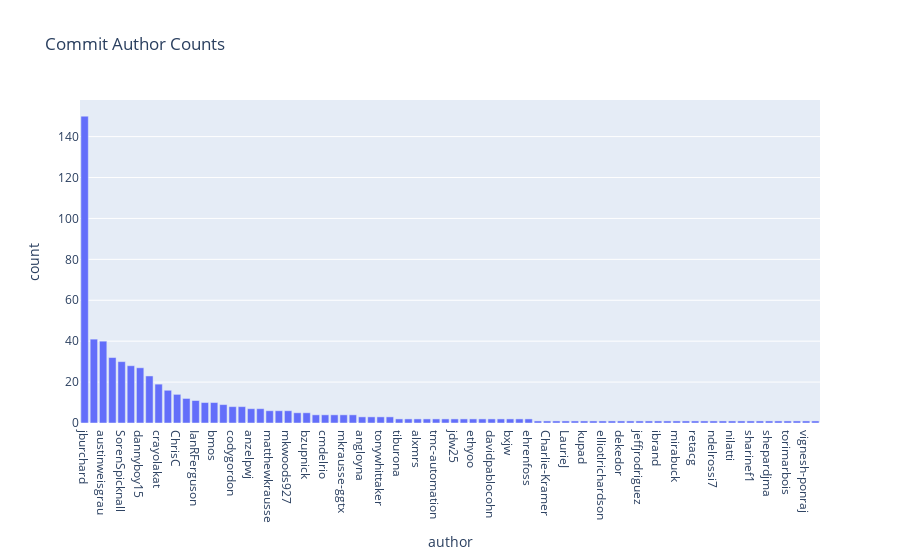

The notebook cell saved with this chart:
### Markdown cell above
## Commits: Author, Counts

### Code cell
commits = pd.read_csv('data/commits.csv')

author_counts = commits.value_counts(subset=['author'])

author_counts = author_counts.reset_index()

author_counts.sort_values(by='count', ascending=False, inplace=True)

fig = px.bar(data_frame=author_counts, x='author', y='count', title='Commit Author Counts')

fig.show()

### Figure 1 — Plotly figure (JSON) as saved in the notebook; plotly's stock layout.template omitted (floating-point values rounded to 4 significant figures)
{"data": [{"alignmentgroup": "True", "hovertemplate": "author=%{x}<br>count=%{y}<extra></extra>", "legendgroup": "", "marker": {"color": "#636efa", "pattern": {"shape": ""}}, "name": "", "offsetgroup": "", "orientation": "v", "showlegend": false, "textposition": "auto", "type": "bar", "x": ["jburchard", "shaunagm", "austinweisgrau", "ydamit", "SorenSpicknall", "rgriff23", "dannyboy15", "dependabot[bot]", "crayolakat", "schuyler1d", "ChrisC", "Jason94", "IanRFerguson", "KasiaHinkson", "bmos", "cmc333333", "codygordon", "sharinetmc", "anzelpwj", "talevy42", "matthewkrausse", "NirTatcher", "mkwoods927", "sjwmoveon", "bzupnick", "AndrewRook", "cmdelrio", "pjsier", "mkrausse-ggtx", "Tomiiwa", "angloyna", "technicalex", "tonywhittaker", "neverett", "tiburona", "shduttacheezit", "alxmrs", "agreenspan24", "tmc-automation", "salice", "jdw25", "joemcl", "ethyoo", "coreyhaines", "davidpablocohn", "gcollazo", "bxjw", "coastlines", "ehrenfoss", "0saurabh0", "Charlie-Kramer", "Frydafly", "LaurieJ", "lisamessier", "kupad", "joe-irving", "elliotlrichardson", "benstroud", "dekedor", "donsmithsf", "jeffjrodriguez", "graemelorimer", "ibrand", "jafayer", "mirabuck", "scmora", "retacg", "schlich", "ndelrossi7", "mroswell", "nilatti", "nmannes", "sharinef1", "thebbennett", "shepardjma", "strangeways", "torimarbois", "tracy-u", "vignesh-ponraj", "willyraedy"], "xaxis": "x", "y": [150, 41, 40, 32, 30, 28, 27, 23, 19, 16, 14, 12, 11, 10, 10, 9, 8, 8, 7, 7, 6, 6, 6, 5, 5, 4, 4, 4, 4, 4, 3, 3, 3, 3, 2, 2, 2, 2, 2, 2, 2, 2, 2, 2, 2, 2, 2, 2, 2, 1, 1, 1, 1, 1, 1, 1, 1, 1, 1, 1, 1, 1, 1, 1, 1, 1, 1, 1, 1, 1, 1, 1, 1, 1, 1, 1, 1, 1, 1, 1], "yaxis": "y"}], "layout": {"barmode": "relative", "legend": {"tracegroupgap": 0}, "title": {"text": "Commit Author Counts"}, "xaxis": {"anchor": "y", "domain": [0, 1], "title": {"text": "author"}}, "yaxis": {"anchor": "x", "domain": [0, 1], "title": {"text": "count"}}}}
